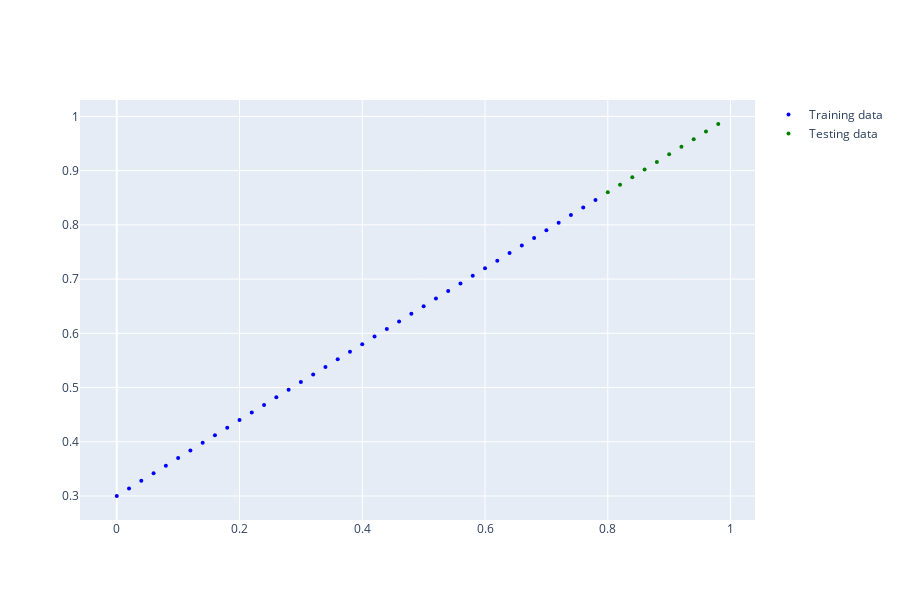

Notebook code for this chart:
### Code cell
plot_predictions()

### Figure 1 — Plotly figure (JSON) as saved in the notebook; plotly's stock layout.template omitted (floating-point values rounded to 4 significant figures)
{"data": [{"marker": {"color": "blue", "size": 4}, "mode": "markers", "name": "Training data", "type": "scatter", "x": [0, 0.02, 0.04, 0.06, 0.08, 0.1, 0.12, 0.14, 0.16, 0.18, 0.2, 0.22, 0.24, 0.26, 0.28, 0.3, 0.32, 0.34, 0.36, 0.38, 0.4, 0.42, 0.44, 0.46, 0.48, 0.5, 0.52, 0.54, 0.56, 0.58, 0.6, 0.62, 0.64, 0.66, 0.68, 0.7, 0.72, 0.74, 0.76, 0.78], "y": [0.3, 0.314, 0.328, 0.342, 0.356, 0.37, 0.384, 0.398, 0.412, 0.426, 0.44, 0.454, 0.468, 0.482, 0.496, 0.51, 0.524, 0.538, 0.552, 0.566, 0.58, 0.594, 0.608, 0.622, 0.636, 0.65, 0.664, 0.678, 0.692, 0.706, 0.72, 0.734, 0.748, 0.762, 0.776, 0.79, 0.804, 0.818, 0.832, 0.846]}, {"marker": {"color": "green", "size": 4}, "mode": "markers", "name": "Testing data", "type": "scatter", "x": [0.8, 0.82, 0.84, 0.86, 0.88, 0.9, 0.92, 0.94, 0.96, 0.98], "y": [0.86, 0.874, 0.888, 0.902, 0.916, 0.93, 0.944, 0.958, 0.972, 0.986]}], "layout": {"height": 600}}
